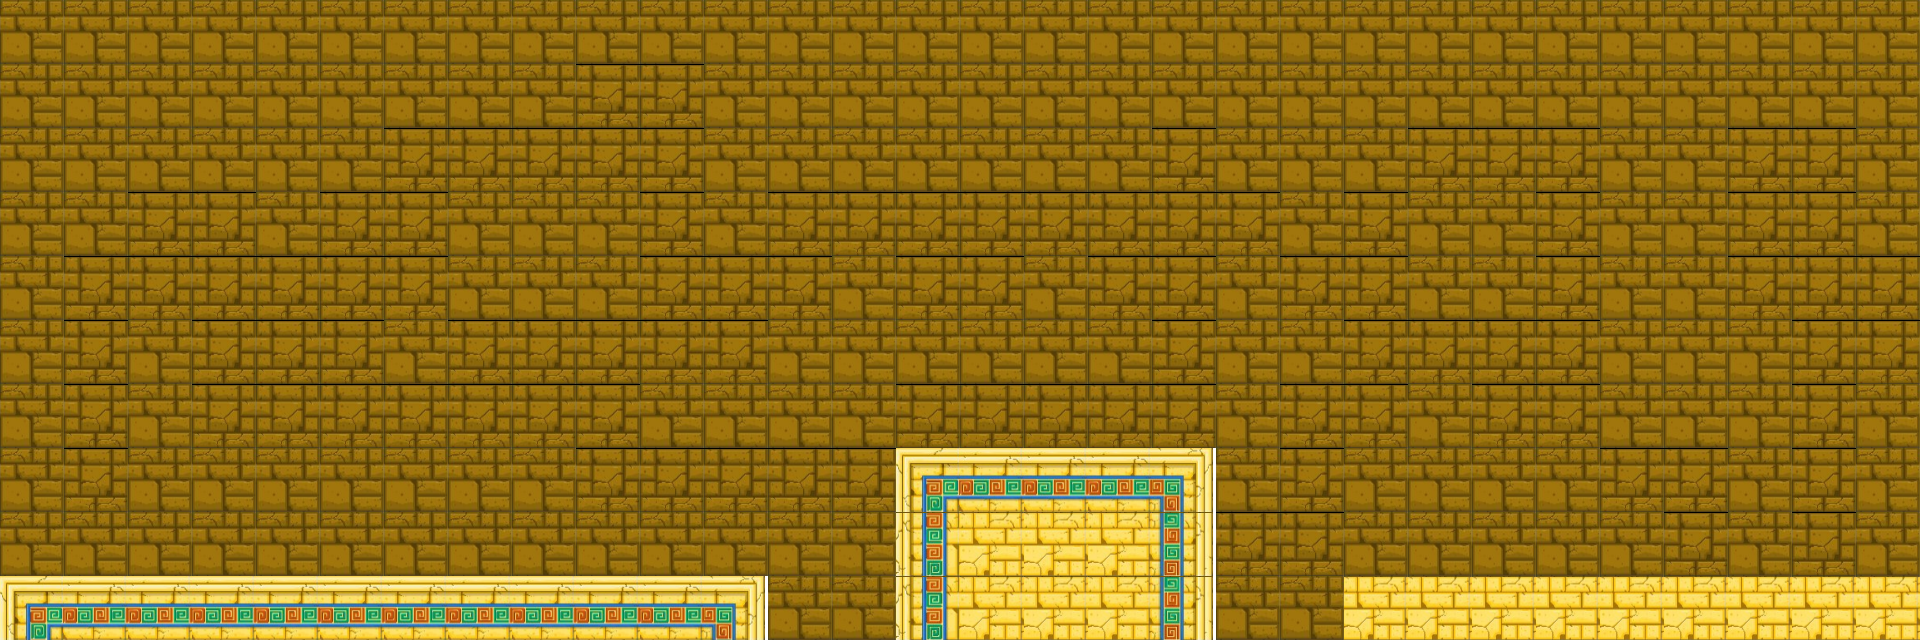

The image is a tile-based game level rendered from a .tmx file. Its description and source (layers, tilesets, objects; grid data summarised) follow:
An orthogonal 30x10 tile map with 64x64 px tiles, 2 tile layers (fondo, muros).

<map version="1.0" orientation="orthogonal" renderorder="right-down" width="30" height="10" tilewidth="64" tileheight="64" nextobjectid="1">
 <tileset firstgid="1" name="fodos" tilewidth="64" tileheight="64" spacing="1" tilecount="8">
  <image source="ts64.png" width="260" height="130" />
 </tileset>
 <layer name="fondo" width="30" height="10">
  <data>[300 cells, 300 non-empty, 2 distinct tile ids]</data>
 </layer>
 <layer name="muros" width="30" height="10">
  <data>[300 cells, 36 non-empty, 6 distinct tile ids]</data>
 </layer>
</map>